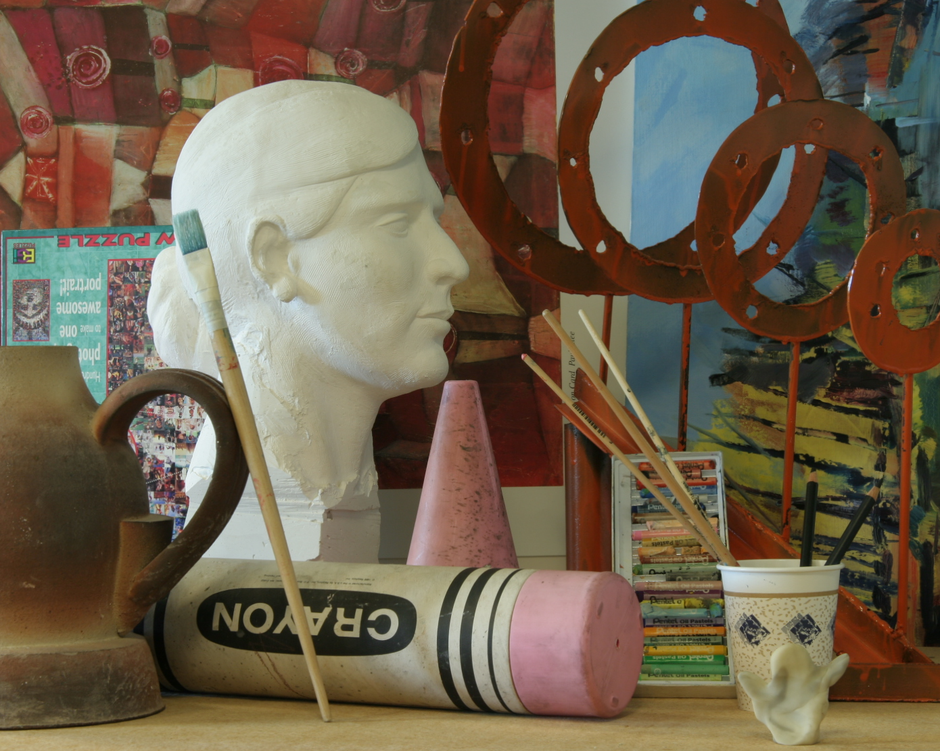
#> input picture StereoMatchingTestings/Art/view1.png, 940 x 751 px, shrunk from 1390 x 1110 before the run, found by its file name
$ python test.py
#> lines starting #> are read from the running program, lines starting #| are printed output that depends on the picture; after the words box and inside, x2 and y2 are one past the last pixel; in counts of white or black regions, pixels touching at a corner belong together; long printed decimals are rounded
### openCV/code/utils/image_loader.py
import os
from typing import Tuple

import cv2
import numpy as np


class ImageLoader:
    """Load stereo images and disparity from a directory.

    Expects the following filenames inside the provided directory:
      - `view1.png`  (left image)
      - `view5.png`  (right image)
      - `disp1.png`  (disparity map)

    Usage:
        loader = ImageLoader()
        left, right, disp = loader.load_from('StereoMatchingTestings/Art')
    """

    LEFT_FILENAME = "view1.png"
    RIGHT_FILENAME = "view5.png"
    DISP_FILENAME = "disp1.png"

    def __init__(self, base_dir: str = ""):
        """Optional `base_dir` is prepended to provided directory paths.

        If `base_dir` is empty, `dir_path` should be a path relative to
        the current working directory.
        """
        self.base_dir = base_dir

    def _full_path(self, dir_path: str, filename: str) -> str:
        if self.base_dir:
            return os.path.join(self.base_dir, dir_path, filename)
        return os.path.join(dir_path, filename)

    def load_from(self, dir_path: str) -> Tuple[np.ndarray, np.ndarray, np.ndarray]:
        """Load and return (left, right, disp) as numpy arrays.

        All files are read using `cv2.imread(..., cv2.IMREAD_UNCHANGED)` so
        the original image type/bit-depth is preserved.

        Raises:
            FileNotFoundError: if any of the expected files is missing.
        """
#> called with dir_path = 'StereoMatchingTestings/Art'
        left_path = self._full_path(dir_path, self.LEFT_FILENAME)
        right_path = self._full_path(dir_path, self.RIGHT_FILENAME)
        disp_path = self._full_path(dir_path, self.DISP_FILENAME)

        missing = [p for p in (left_path, right_path, disp_path) if not os.path.isfile(p)]
        if missing:
            raise FileNotFoundError(f"Missing expected files: {missing}")

        left_img = cv2.imread(left_path, cv2.IMREAD_UNCHANGED)
#> left_img is the input picture: shape (751, 940, 3); mean B, G, R 75.9, 95.7, 110.7
        right_img = cv2.imread(right_path, cv2.IMREAD_UNCHANGED)
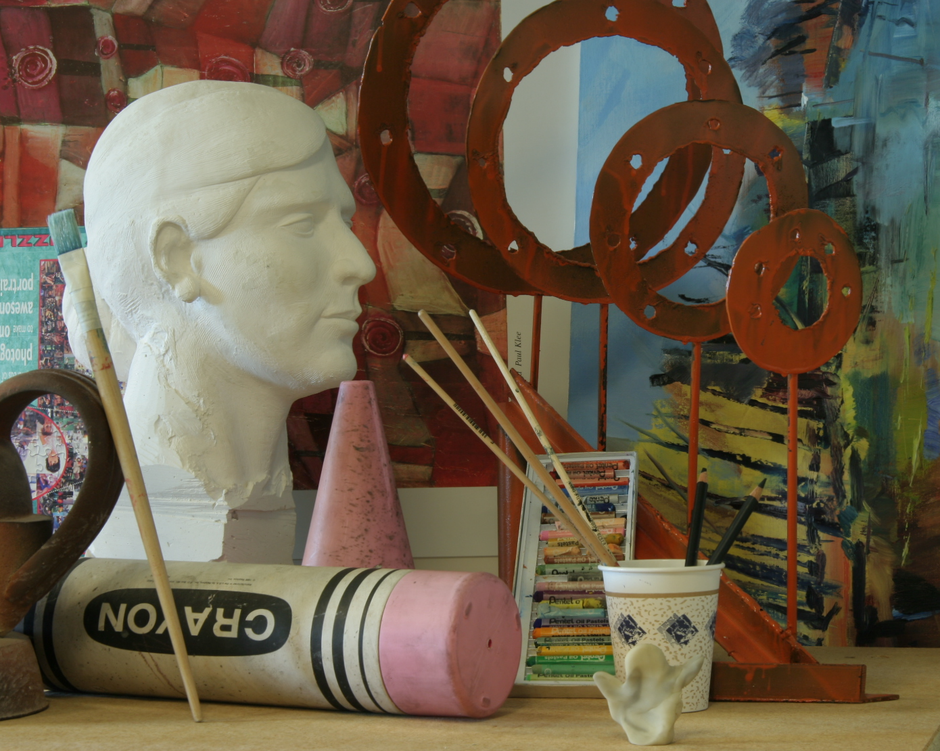
#> input picture StereoMatchingTestings/Art/view5.png, 940 x 751 px, shrunk from 1390 x 1110 before the run, found by its file name
#> right_img is the input picture: shape (751, 940, 3); mean B, G, R 74.2, 93.6, 107
        disp_img = cv2.imread(disp_path, cv2.IMREAD_UNCHANGED)
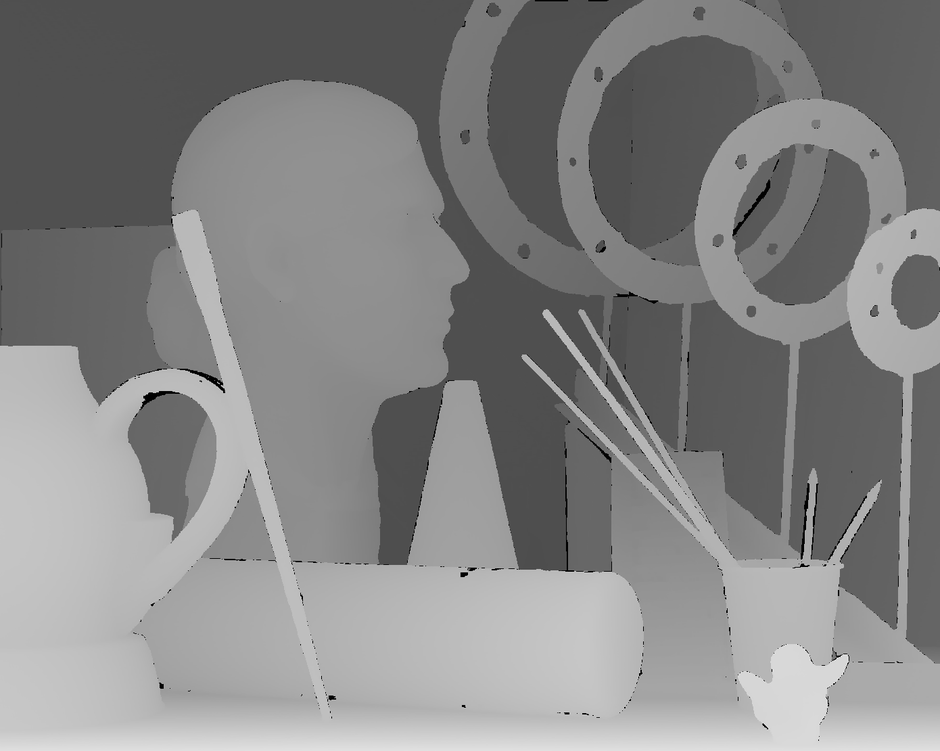
#> input picture StereoMatchingTestings/Art/disp1.png, 940 x 751 px, shrunk from 1390 x 1110 before the run, found by its file name
#> disp_img is the input picture: shape (751, 940); min 0, max 254, mean 132.5

        # left_img = cv2.imread(left_path, 0)
        # right_img = cv2.imread(right_path, 0)
        # disp_img = cv2.imread(disp_path, 0)


        return left_img, right_img, disp_img


loader = ImageLoader()
left_image, right_image, disparity_map = loader.load_from('StereoMatchingTestings/Art')

print(f"Left image shape: {left_image.shape}, dtype: {left_image.dtype}")
#| Left image shape: (751, 940, 3), dtype: uint8
print(f"Right image shape: {right_image.shape}, dtype: {right_image.dtype}")
#| Right image shape: (751, 940, 3), dtype: uint8
print(f"Disparity map shape: {disparity_map.shape}, dtype: {disparity_map.dtype}")
#| Disparity map shape: (751, 940), dtype: uint8

### openCV/code/test.py
from utils.image_loader import ImageLoader
import cv2
import numpy as np
import math
from PIL import Image

loader = ImageLoader()
left_image, right_image, disparity_map = loader.load_from('StereoMatchingTestings/Art')
opt_img = cv2.imread('/Test_disparity.png', 0)
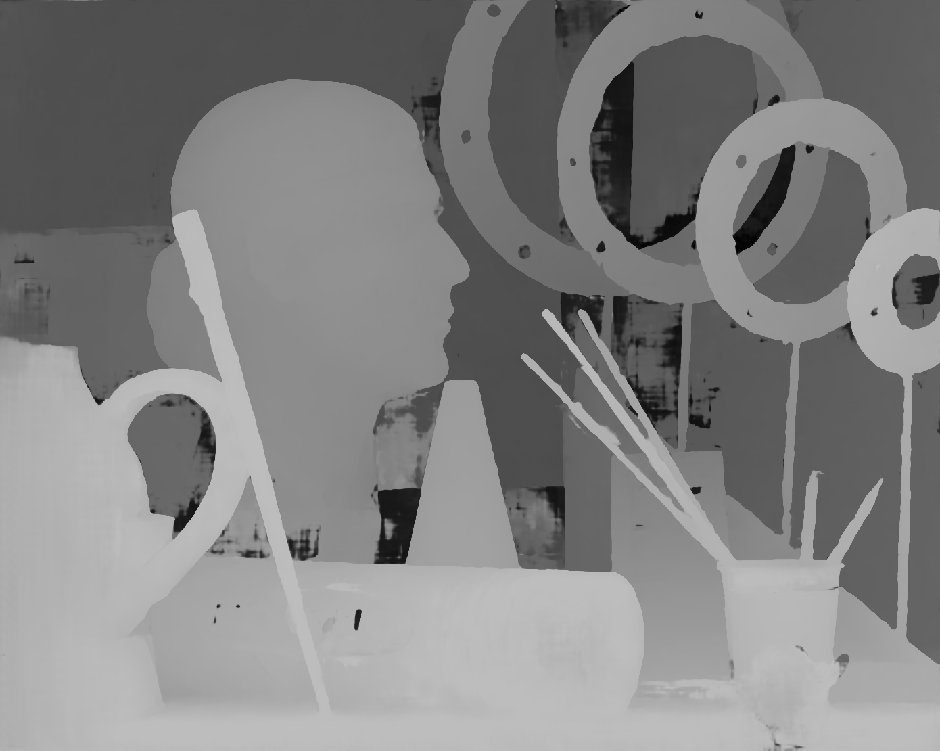
#> input picture Test_disparity.png, 940 x 751 px, shrunk from 1390 x 1110 before the run, found by its file name
#> opt_img is the input picture: shape (751, 940); min 1, max 190, mean 130.1

def calculate_psnr(img1, img2):
    # img1 and img2 have range [0, 255]
    img1 = img1.astype(np.float64)
    img2 = img2.astype(np.float64)
    mse = np.mean((img1 - img2)**2)
    if mse == 0:
        return float('inf')
    return 20 * math.log10(255.0 / math.sqrt(mse))

def test():
    gt_name = "./StereoMatchingTestings/Art/disp1.png"
    gt_img = np.array(Image.open(gt_name),dtype=float)


    pred_name = "./Test_disparity.png"
    pred_img = np.array(Image.open(pred_name),dtype=float)
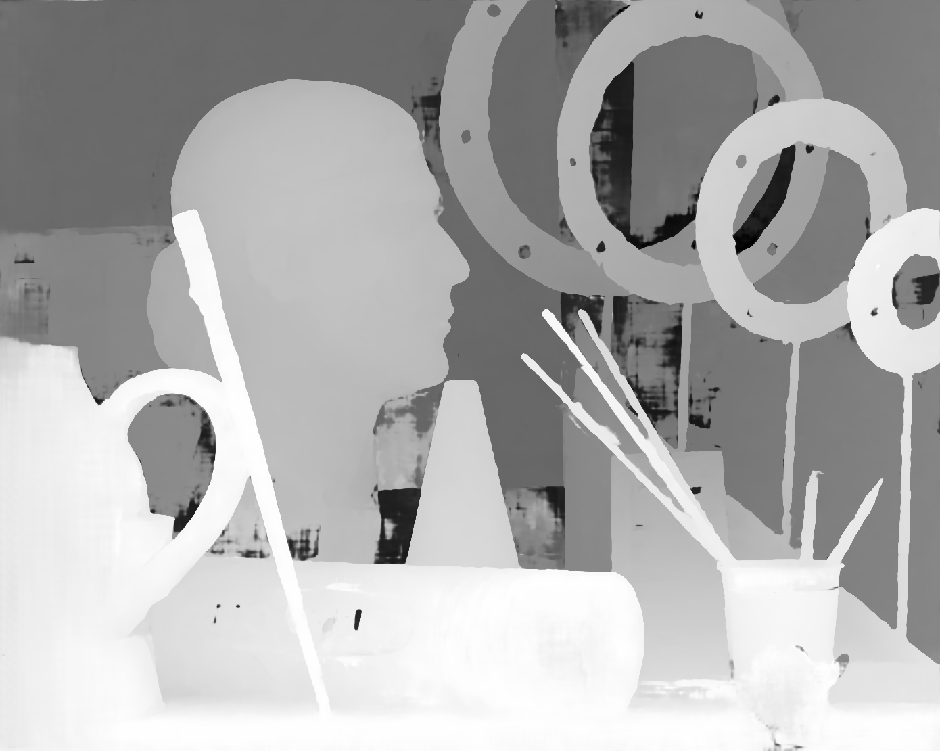
#> pred_img: shape (751, 940) float64; min 270, max 48673, mean 33441.5; drawn with min black and max white

    # When calculate the PSNR:
    # 1.) The pixels in ground-truth disparity map with '0' value will be neglected.
    # 2.) The left part region (1-250 columns) of view1 is not included as there is no
    #   corresponding pixels in the view5.
    [h,l] = gt_img.shape
#> h = 751; l = 940
    gt_img = gt_img[:, 250:l]
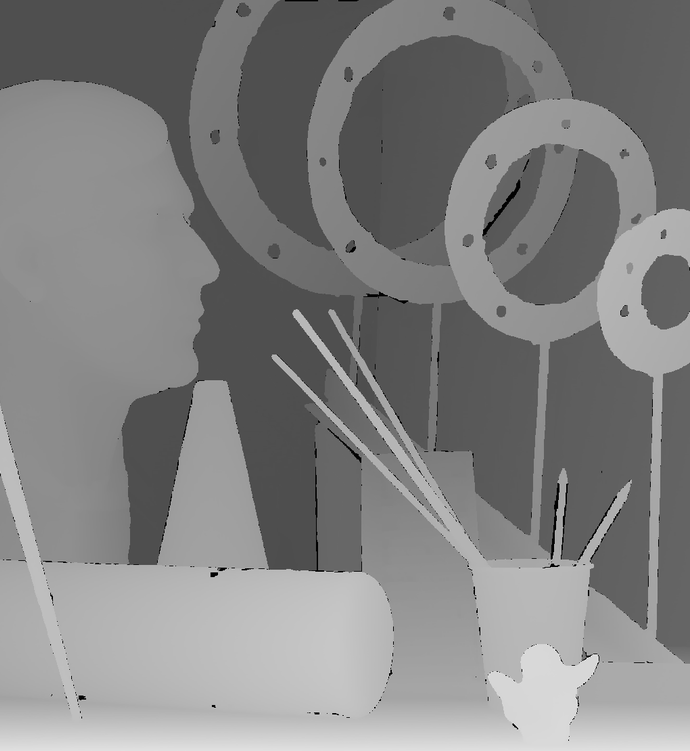
#> gt_img: shape (751, 690) float64; min 0, max 254, mean 129.9
    pred_img = pred_img[:, 250:l]
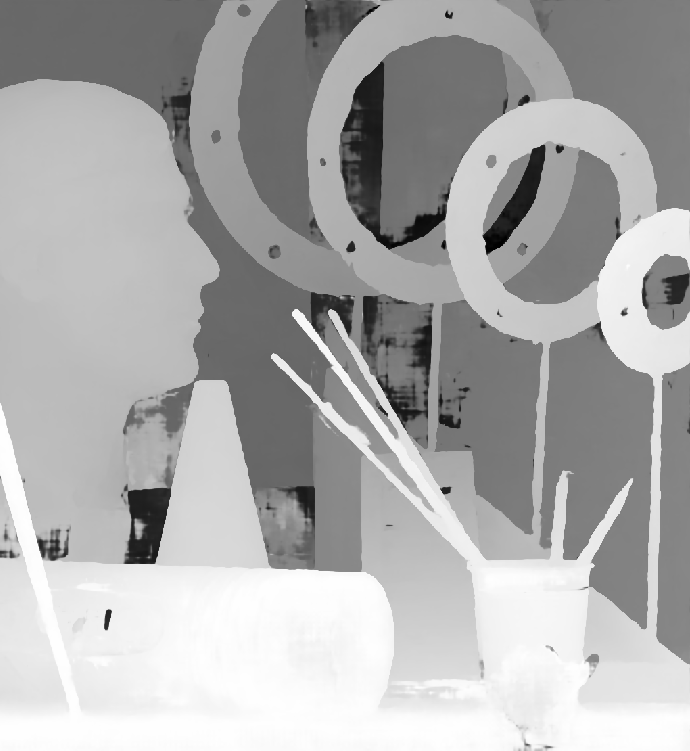
#> pred_img: shape (751, 690) float64; min 270, max 48673, mean 32936.5; drawn with min black and max white
    pred_img[gt_img==0]= 0
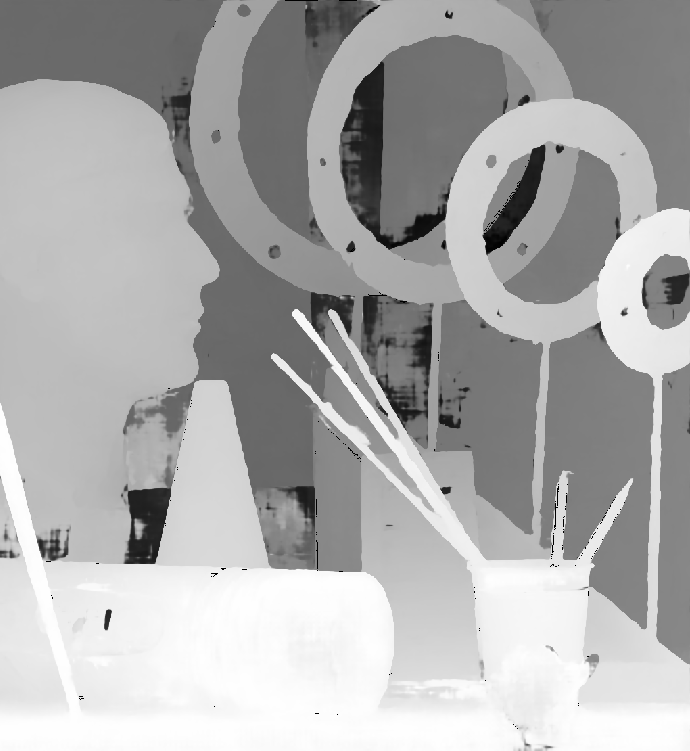
#> pred_img: shape (751, 690) float64; 0.1% of pixels changed, all inside (x1, y1, x2, y2) = (46, 0, 625, 729); drawn with min black and max white

    peaksnr = calculate_psnr(pred_img, gt_img)
#> in calculate_psnr, `mse = np.mean((img1 - img2)**2)`: mse = 1.19e+09
#> peaksnr = -42.63
    print('The Peak-SNR value isss %0.4f \n', peaksnr)
#| The Peak-SNR value isss %0.4f
#|  -42.627

if __name__== '__main__':
    test()
